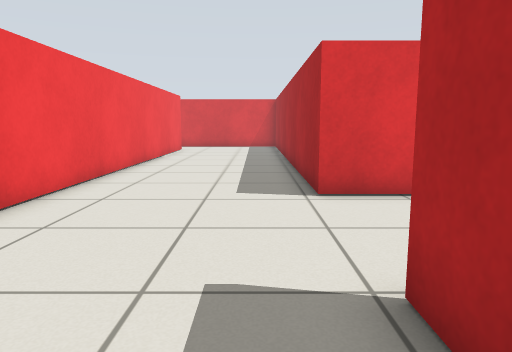
[1] (above)

16 first-person views from a walk through a Gazebo world. The camera is 0.72 m above the floor, tilts 8° down and sees 70° across. The floor is counted in squares, 0.5 m on a side. Each view is taken from the middle of a square. On the plan, view 1 faces up. The plan holds only what a view shows up to about 16 squares ahead; the rest is blank.

[2]
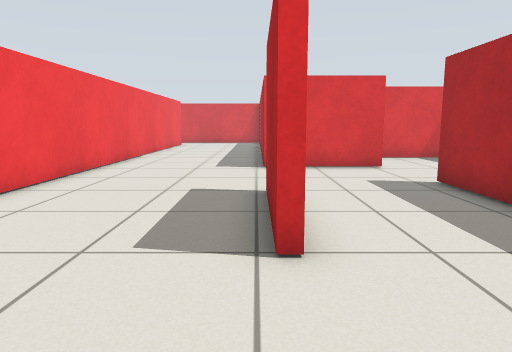

[3]
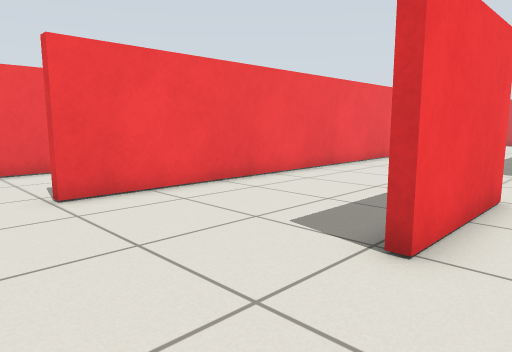

[4]
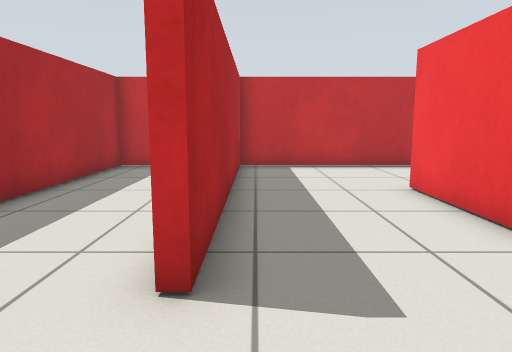

[5]
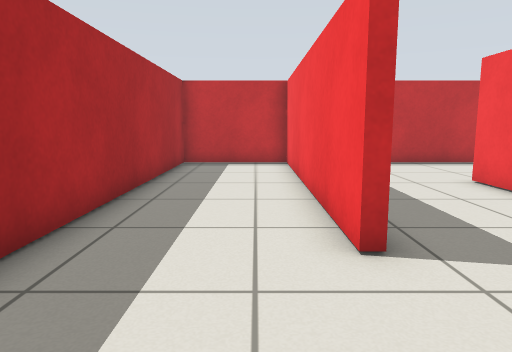

[6]
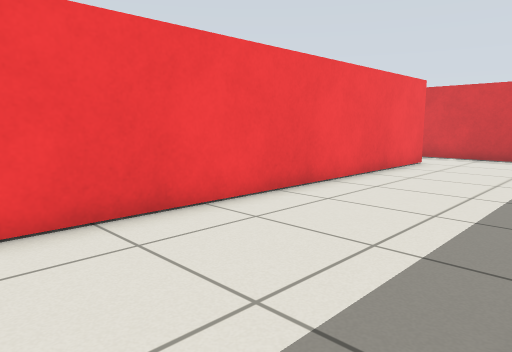

[7]
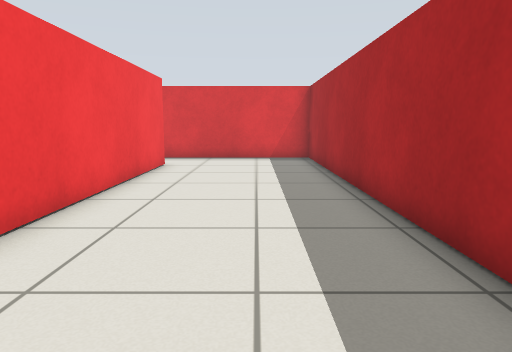

[8]
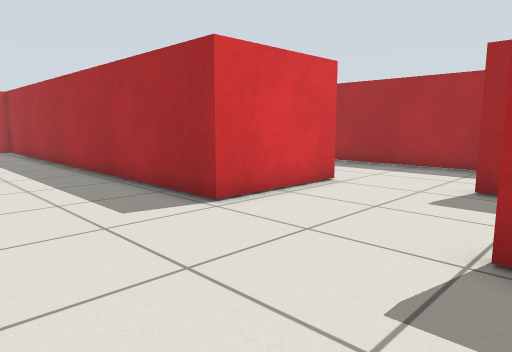

[9]
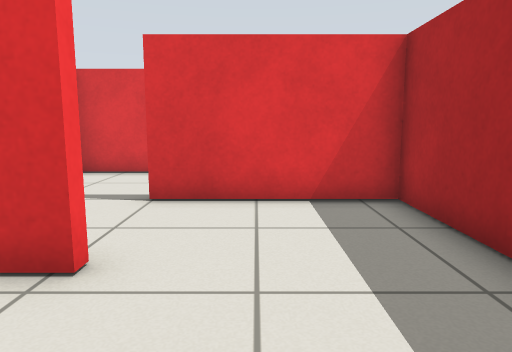

[10]
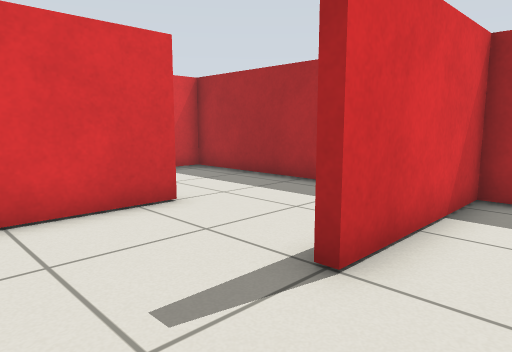

[11]
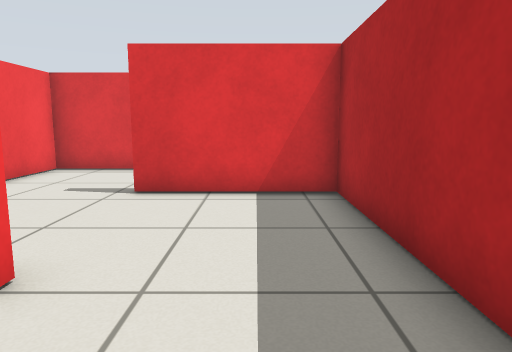

[12]
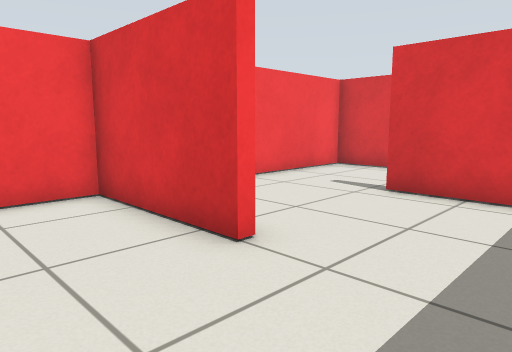

[13]
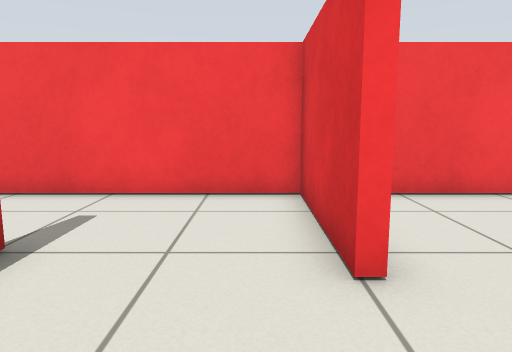

[14]
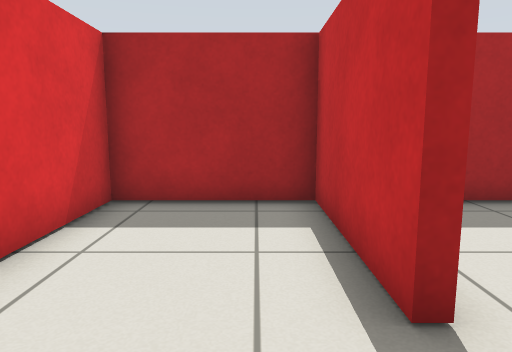

[15]
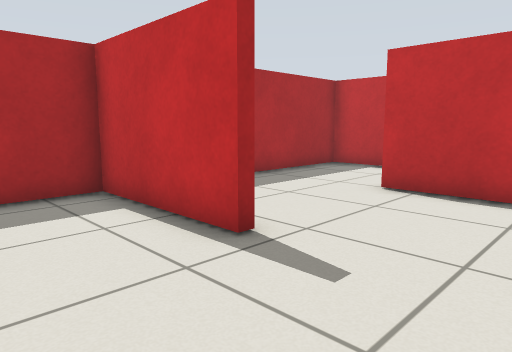

[16]
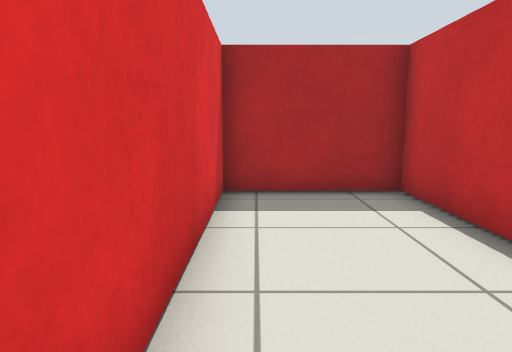

### Floor plan
Points are (right, up) in squares from view 1. A wall is a line through its corners. A room is listed if a view was taken in it or the views show most of it. See-through windows are left out.
Room 1 (views 1, 2, 3, 4, 5, 6, 7, 8, 9)
walls: (1.6, 2.9) (1.6, -1.2) (1.3, -1.2) (1.3, 2.9); (5.3, 7.8) (5.3, 7.3) (1.3, 7.3) (1.3, 23.7) (-5.2, 23.7); (5.8, 4.1) (5.8, -5.7) (9.7, -5.7) (9.7, 10.8) (5, 10.8); (-1.3, -5.7) (5.5, -5.7) (5.5, 4.1); (-4.3, 21.1) (-4.3, -3)
ways out: opening at (5, 9.5) to room 2; opening at (-5, -4); opening at (-5, 22.5)
Room 2 (view 10)
walls: (1.6, 10.4) (1.6, 8.7)
ways out: opening at (5, 9.5) to room 1; opening at (3, 11) to room 4
Room 3 (views 11, 12, 13, 14, 15, 16)
walls: (5.9, 14.9) (4.5, 14.9); (3.2, 15.2) (5.9, 15.2); (7.6, 11.1) (9.7, 11.1) (9.7, 19.6) (5.5, 19.6) (5.5, 19.9) (9.7, 19.9) (9.7, 23.7) (1.6, 23.7) (1.6, 16.7)
ways out: opening at (5, 13) to room 4
Room 4 (no view inside)
walls: (4.5, 14.9) (1.6, 14.9) (1.6, 10.4); (5, 10.8) (5, 11.2)
ways out: opening at (3, 11) to room 2; opening at (5, 13) to room 3

Positions as (right, up) in squares from view 1, and headings:
1: (0, 0), facing up
2: (1, -5), facing up
3: (3, -5), facing up-left
4: (5, 7), facing down
5: (7, 8), facing down
6: (1, 7), facing up-left
7: (-1, 8), facing up
8: (-3, 2), facing up-right
9: (7, 4), facing up
10: (2, 9), facing up-right
11: (8, 12), facing up
12: (9, 12), facing up-left
13: (9, 14), facing left
14: (3, 21), facing right
15: (2, 23), facing down-right
16: (2, 23), facing right
